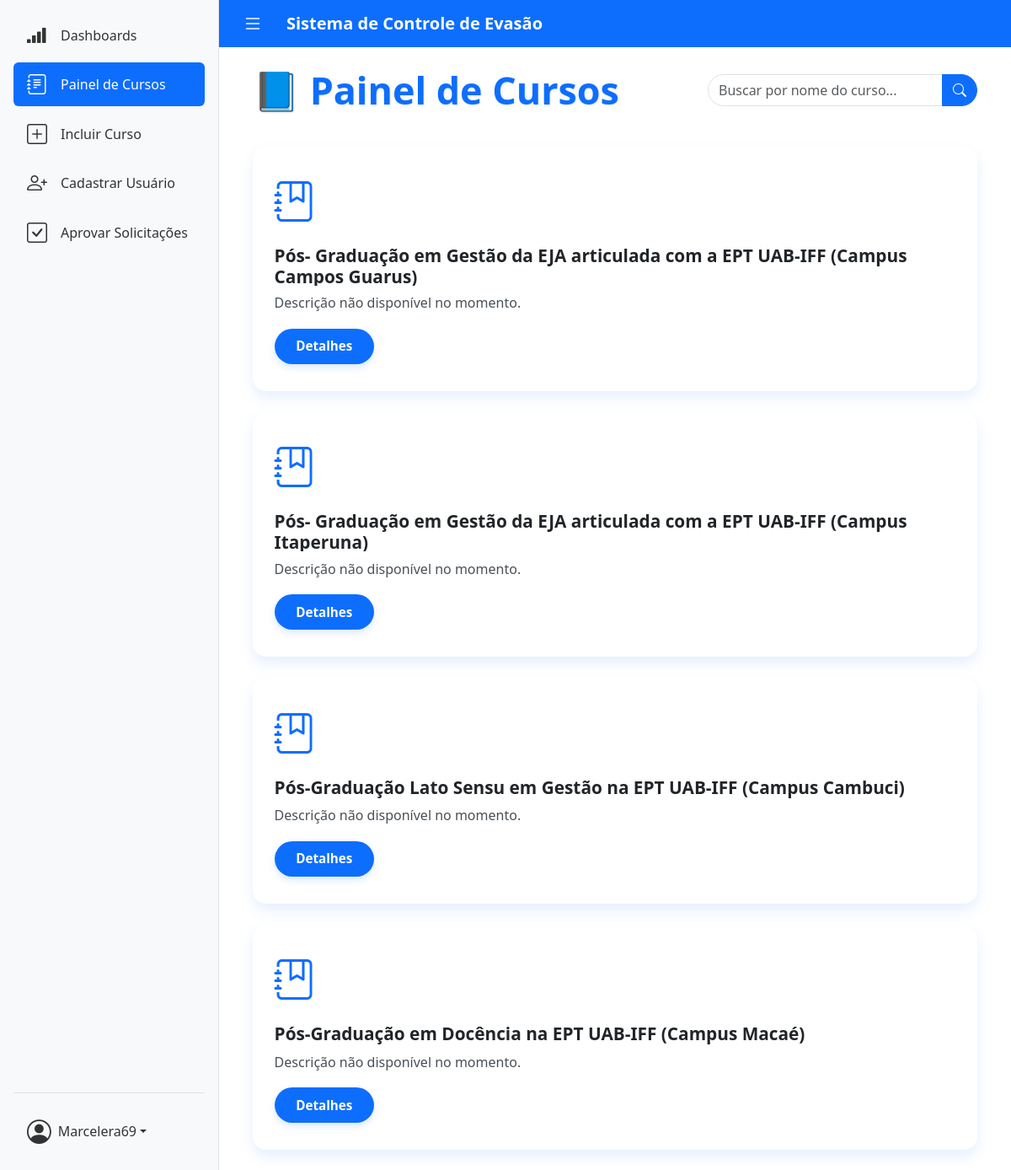
Page /cursos/ (signed in) on the committed database.
### Courses/models.py (models this page shows, shortened)
class Course(models.Model):
    id = models.AutoField(primary_key=True)
    name = models.CharField(max_length=150)
    description = models.TextField(blank=True, null=True)
    start_date = models.DateField(blank=True, null=True)
    end_date = models.DateField(blank=True, null=True)
    teachers = models.ManyToManyField(Teacher, related_name='teacher_courses', blank=True)
    tutors = models.ManyToManyField(Tutor, related_name='teacher_courses', blank=True)
    students = models.ManyToManyField('Student', through='Enrollment', blank=True )
    created_at = models.DateTimeField(auto_now_add=True)

### Courses/views.py (the view)
# urls.py: path('cursos/', CoursesListView.as_view(), name='courses_list'),
class CoursesListView(LoginRequiredMixin, ListView):
    model = Course
    template_name = 'courses.html'
    context_object_name = 'courses'
    def get_queryset(self):
        search = self.request.GET.get('search', '')
        search_normalized = unidecode(search.strip().lower())
        if search_normalized:
            courses = [
                course for course in Course.objects.all() if search_normalized in unidecode(course.name.lower())
            ]
        else:
            courses = Course.objects.all().order_by('name')
        return courses

### Courses/templates/courses.html (shortened to what this page needs)
{% extends 'base.html' %}
{% block content %}
<div class="dashboard-header">
  <h1> <a href="{% url 'courses_list' %}" class="text-decoration-none">📘 Painel de Cursos</a></h1>
  <form method="get" action="{% url 'courses_list' %}" class="w-100" role="search">
    <div class="input-group">
      <input
        type="text"
        name="search"
        class="form-control rounded-start-pill"
        placeholder="Buscar por nome do curso..."
        value="{{ request.GET.search }}"
      >
      <button
        class="btn btn-primary rounded-end-pill"
        type="submit"
        aria-label="Buscar cursos"
      >
        <i class="bi bi-search"></i>
      </button>
    </div>
  </form>
</div>
<div class="">
  {% if courses %}
  <div class="courses-grid" role="list">
    {% for course in courses %}
    <a href="{% url 'course_modules' course.pk %}" class="course-card" role="listitem" tabindex="0">
      <i class="bi bi-journal-bookmark"></i>
      <h5>{{ course.name }}</h5>
      <p>{{ course.description|default:"Descrição breve do curso." }}</p>
      <span class="btn-details" aria-label="Ver detalhes do curso {{ course.name }}">Detalhes</span>
    </a>
    {% endfor %}
  </div>
  {% else %}
  <div class="no-courses">Nenhum curso encontrado.</div>
  {% endif %}
</div>
{% endblock %}

### app/templates/base.html (shortened to what this page needs)
{% load static %}
<!DOCTYPE html>
<html lang="pt-BR" class="h-100">
<head>
  <link href="https://cdn.jsdelivr.net/npm/bootstrap@5.3.0/dist/css/bootstrap.min.css" rel="stylesheet" />
  <link href="https://cdn.jsdelivr.net/npm/bootstrap-icons@1.10.5/font/bootstrap-icons.css" rel="stylesheet" />
</head>
<div class="toast-container position-fixed bottom-0 end-0 p-3" id="toast-container" style="z-index: 1080;">
</div>
<body>
  <div class="wrapper">
    <div class="main-container">
      <aside class="sidebar" id="sidebar">
        <nav>
          <a href="{% url 'course_dashboard' %}"
            class="{% if request.resolver_match.url_name == 'course_dashboard' %}active{% endif %}" data-bs-toggle="tooltip" data-bs-placement="right" title="Dashboards">
            <i class="bi bi-reception-4"></i>
            <span>Dashboards</span>
          </a>
          {% if user.is_authenticated %}
          <a href="{% url 'courses_list' %}"
            class="{% if request.resolver_match.url_name == 'courses_list' %}active{% endif %}" data-bs-toggle="tooltip" data-bs-placement="right" title="Painel de Cursos">
            <i class="bi bi-journal-text"></i>
            <span>Painel de Cursos</span>
          </a>
          <a href="{% url 'new_course' %}"
            class="{% if request.resolver_match.url_name == 'new_course' %}active{% endif %}" data-bs-toggle="tooltip" data-bs-placement="right" title="Incluir Curso">
            <i class="bi bi-plus-square"></i>
            <span>Incluir Curso</span>
          </a>
          <a href="{% url 'register' %}"
            class="{% if request.resolver_match.url_name == 'register' %}active{% endif %}" data-bs-toggle="tooltip" data-bs-placement="right" title="Cadastrar Usuário">
            <i class="bi bi-person-plus"></i>
            <span>Cadastrar Usuário</span>
          </a>
          {% endif %}
          {% if user.is_staff %}
          <a href="{% url 'approve_registration_requests' %}"
            class="{% if request.resolver_match.url_name == 'approve_registration_requests' %}active{% endif %}" data-bs-toggle="tooltip" data-bs-placement="right" title="Aprovar Solicitações de Cadastro">
            <i class="bi bi-check-square"></i>
            <span>Aprovar Solicitações</span>
          </a>
        {% endif %}
      </nav>
        {% if user.is_authenticated %}
        <div class="dropdown">
          <button class="dropdown-toggle" type="button" id="userMenuButton" data-bs-toggle="dropdown"
            aria-expanded="false">
            <i class="bi bi-person-circle"></i>
            <span>{{ user.username }}</span>
          </button>
        </div>
        {% endif %}
      </aside>
      <div style="flex:1; display:flex; flex-direction: column;">
        <nav class="navbar-top">
          <button class="btn btn-outline-light" id="sidebarToggle">
            <i class="bi bi-list"></i>
          </button>
          <div class="navbar-title">Sistema de Controle de Evasão</div>
        </nav>
        <main class="content">
          {% block content %}{% endblock %}
        </main>
      </div>
    </div>
  </div>
  <div id="toast-container" class="position-fixed top-0 end-0 p-3" style="z-index: 1050;">
  </div>
</body>
</html>

### app/templates/base.html (style rules this page uses)
html, body { height: 100%; margin: 0; overflow-x: hidden; }
body { display: flex; flex-direction: column; min-height: 100vh; }
.wrapper { display: flex; flex: 1; overflow: hidden; flex-direction: column; }
.main-container { display: flex; flex: 1; overflow: hidden; }
.sidebar { width: 260px; background-color: #f8f9fa; border-right: 1px solid #dee2e6; display: flex; flex-direction: column; padding: 1rem; transition: width 0.3s ease; }
.sidebar nav a { display: flex; align-items: center; padding: 0.5rem 1rem; color: #333; text-decoration: none; border-radius: 0.375rem; margin-bottom: 0.4rem; transition: background-color 0.3s ease; white-space: nowrap; }
.sidebar nav a:hover, .sidebar nav a.active { background-color: #0d6efd; color: white; }
.sidebar nav a i { font-size: 1.5rem; margin-right: 1rem; min-width: 24px; text-align: center; }
.sidebar .dropdown { margin-top: auto; padding-top: 1rem; border-top: 1px solid #dee2e6; }
.sidebar .dropdown-toggle { width: 100%; display: flex; align-items: center; padding: 0.5rem 1rem; color: #333; text-decoration: none; user-select: none; cursor: pointer; white-space: nowrap; border-radius: 0.375rem; background: none; border: none; }
.sidebar .dropdown-toggle i { font-size: 1.8rem; margin-right: 0.5rem; }
nav.navbar-top { height: 56px; background-color: #0d6efd; color: white; display: flex; align-items: center; padding: 0 1rem; flex-shrink: 0; }
nav.navbar-top .navbar-title { font-weight: 600; font-size: 1.25rem; user-select: none; }
main.content { flex: 1; padding: 1.5rem; overflow-y: auto; background-color: #fff; }
#sidebarToggle { background-color: transparent; border: none; color: white; font-size: 1.5rem; margin-right: 1rem; cursor: pointer; display: flex; align-items: center; justify-content: center; }

### Courses/templates/courses.html (style rules this page uses)
body { background: #f0f2f5; }
.dashboard-header { display: flex; justify-content: space-between; align-items: center; margin-bottom: 2.5rem; padding: 0 1rem; margin-left: auto; margin-right: auto; }
.dashboard-header h1 { font-size: 2.8rem; font-weight: 900; color: #0d6efd; margin: 0; user-select: none; text-shadow: 1px 1px 3px rgba(0,0,0,0.1); }
.dashboard-header form { max-width: 320px; width: 100%; }
.courses-grid { display: grid; grid-template-columns: repeat(auto-fit, minmax(450px, 1fr)); gap: 1.6rem; padding: 0 1rem; width: 100%; margin: 0 auto; }
.course-card { background: #fff; border-radius: 16px; box-shadow: 0 8px 16px rgba(13, 110, 253, 0.1); padding: 1.8rem 1.6rem 2rem; text-decoration: none; color: #212529; display: flex; flex-direction: column; justify-content: space-between; transition: transform 0.3s ease, box-shadow 0.3s ease; min-height: 250px; box-sizing: border-box; }
.course-card i { font-size: 3rem; color: #0d6efd; margin-bottom: 1rem; user-select: none; align-self: flex-start; }
.course-card h5 { font-weight: 700; font-size: 1.3rem; margin-bottom: 0.6rem; max-height: 3rem; overflow: hidden; text-overflow: ellipsis; display: -webkit-box; -webkit-line-clamp: 2; -webkit-box-orient: vertical; }
.course-card p { font-size: 1rem; color: #495057; line-height: 1.4; flex-grow: 1; margin-bottom: 1.2rem; max-height: 4.2rem; overflow: hidden; text-overflow: ellipsis; display: -webkit-box; -webkit-line-clamp: 3; -webkit-box-orient: vertical; }
.course-card .btn-details { align-self: flex-start; background: #0d6efd; color: white; padding: 0.6rem 1.6rem; border-radius: 30px; font-weight: 600; font-size: 0.95rem; text-decoration: none; user-select: none; transition: background-color 0.3s ease, box-shadow 0.3s ease; box-shadow: 0 4px 8px rgba(13, 110, 253, 0.15); }

### rows in the picture
Course: name "Pós- Graduação em Gestão da EJA articulada com a EPT UAB-IFF (Campus Campos Guarus)", description "Descrição não disponível no momento."
Course: name "Pós- Graduação em Gestão da EJA articulada com a EPT UAB-IFF (Campus Itaperuna)", description "Descrição não disponível no momento."
Course: name "Pós-Graduação Lato Sensu em Gestão na EPT UAB-IFF (Campus Cambuci)", description "Descrição não disponível no momento."
Course: name "Pós-Graduação em Docência na EPT UAB-IFF (Campus Macaé)", description "Descrição não disponível no momento."

### other values in the picture
{{ user.username }} "Marcelera69"
